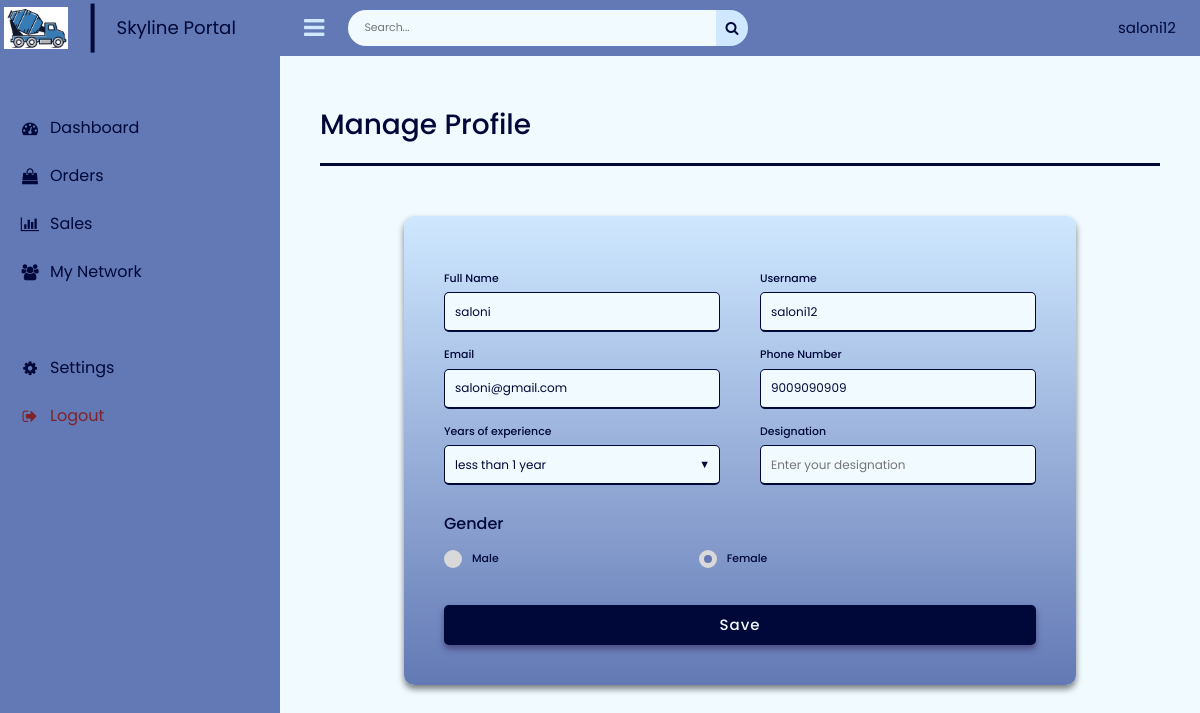
Page /dashboard/setting.php (signed in) on the committed database.
### tables this page shows
CREATE TABLE `users` (
  `id` int(6) UNSIGNED NOT NULL,
  `fullname` varchar(255) NOT NULL,
  `username` varchar(255) NOT NULL,
  `email` varchar(255) NOT NULL,
  `phonenumber` varchar(255) NOT NULL,
  `pass` varchar(255) NOT NULL,
  `gender` varchar(255) NOT NULL,
  `filename` varchar(100) NOT NULL,
  `designation` varchar(255) NOT NULL,
  `experience` int(11) NOT NULL
);

### dashboard/setting.php (the view, shortened to what this page needs)
<!DOCTYPE html>
<html>
<head>
    <link rel="stylesheet" href="https://cdn.jsdelivr.net/npm/bootstrap@4.6.2/dist/css/bootstrap.min.css">
    <?php include('header.php'); ?>
    <link rel="stylesheet" href="https://cdnjs.cloudflare.com/ajax/libs/font-awesome/4.7.0/css/font-awesome.min.css">
    <?php
    $username = $_SESSION['username'];
    $sql = $conn->query("SELECT * from users where username='$username'");
    $row = $sql->fetch_assoc();
    ?>
</head>
<section id="content">
    <main>
        <div class="dashboard" style="color:var(--dark)">
            <br>
            <div class="head-title">
                <div class="left">
                    <h2>Manage Profile</h2>
                </div>
                <br>
            </div>
            <hr>
            <div class="insights">
                <div class="sales"
                    style="padding:40px;background:linear-gradient(#cfe8ff,#6379b5);max-width:80%;margin:auto;">
                    <form method="post" action="../dashboard/setting.php" enctype="multipart/form-data">
                        <div class="user-details">
                            <div class="input-box">
                                <span class="details">Full Name</span>
                                <input type="text" name="fullname" placeholder="Enter your name" required
                                    value="<?php echo $row['fullname']; ?>" />
                            </div>
                            <div class="input-box">
                                <span class="details">Username</span>
                                <input type="text" name="username" placeholder="Enter your username" required
                                    value="<?php echo $row['username']; ?>" />
                            </div>
                            <div class="input-box">
                                <span class="details">Email</span>
                                <input type="email" name="email" placeholder="Enter your email" required
                                    value="<?php echo $row['email']; ?>" />
                            </div>
                            <div class="input-box">
                                <span class="details">Phone Number</span>
                                <input type="number" name="phone" placeholder="Enter your number" required
                                    value="<?php echo $row['phonenumber']; ?>" />
                            </div>
                            <div class="input-box">
                                <span class="details">Years of experience</span>
                                <div class="select-wrapper">
                                    <select name="experience" id="experience" required>
                                         <option value="0" <?php echo $row['experience'] == 0 ? 'selected' : '' ?>> less
                                            than 1 year
                                        </option>
                                    </select>
                                </div>
                            </div>
                            <div class="input-box">
                                <span class="details">Designation</span>
                                <input type="text" name="designation" placeholder="Enter your designation" required
                                    value="<?php echo $row['designation']; ?>" />
                            </div>
                        </div>
                        <div class="gender-details">
                            <span class="gender-title">Gender</span>
                            <div class="category">
                                <label for="dot-1">
                                    <span class="dot one"></span>
                                    <span class="gender">Male</span>
                                </label>
                                <label for="dot-2">
                                    <span class="dot two"></span>
                                    <span class="gender">Female</span>
                                </label>
                            </div>
                        </div>
                        <div class="button">
                            <input type="submit" name="submit" value="Save">
                        </div>
                    </form>
                </div>
            </div>
        </div>
    </main>
</section>
</html>

### dashboard/header.php (shortened to what this page needs)
<!DOCTYPE html>
<html lang="en">
<head>
    <link rel="stylesheet" href="https://cdnjs.cloudflare.com/ajax/libs/font-awesome/4.7.0/css/font-awesome.min.css">
    <link href='https://unpkg.com/boxicons@2.0.9/css/boxicons.min.css' rel='stylesheet'>
    <link rel="stylesheet" href="../css/dashboard.css">
</head>
<?php
include("../database.php");
$username = $_SESSION['username'];
$sql = "SELECT * from users where username='$username'";
$gotResults = mysqli_query($conn, $sql);
$row = mysqli_fetch_array($gotResults);
?>
<body>
    <section id="sidebar">
        <div class="aside">
            <div class="logo">
                <img src="../images/logo.jpg" alt="">
                <div class="line"></div>
                <p style="margin-bottom:0"> Skyline Portal</p>
            </div>
        </div>
        <ul class="side-menu top">
            <li>
                <a href="../dashboard/dashboard.php">
                    <i class='fa fa-dashboard'></i>
                    <span class="text">Dashboard</span>
                </a>
            </li>
            <li>
                <a href="../dashboard/order.php">
                    <i class="fa fa-shopping-bag"></i>
                    <span class="text">Orders</span>
                </a>
            </li>
            <li>
                <a href="../dashboard/sales.php">
                    <i class="fa fa-bar-chart"></i>
                    <span class="text">Sales</span>
                </a>
            </li>
            <li>
                <a href="../dashboard/network.php">
                    <i class='fa fa-users'></i>
                    <span class="text">My Network</span>
                </a>
            </li>
        </ul>
        <ul class="side-menu">
            <li>
                <a href="../dashboard/setting.php">
                    <i class='fa fa-gear'></i>
                    <span class="text">Settings</span>
                </a>
            </li>
            <li>
                <a href="../php/logout.php" class="logout">
                    <i class="fa fa-sign-out"></i>
                    <span class="text">Logout</span>
                </a>
            </li>
        </ul>
    </section>
    <section id="content">
        <nav>
            <i class='fa fa-bars'></i>
            <form action="#">
                <div class="form-input">
                    <input type="search" placeholder="Search...">
                    <button type="submit" class="search-btn"><i class="fa fa-search"></i></button>
                </div>
            </form>
            <p style="font-size:15px;color:var(--dark);margin-bottom:0;line-height:0">
                <?php echo $row['username']; ?>
            </p>
        </nav>
    </section>
</body>
</html>

### rows in the picture
users: username "saloni12", fullname "saloni", email "saloni@gmail.com", phone "9009090909", experience "less than 1 year"
